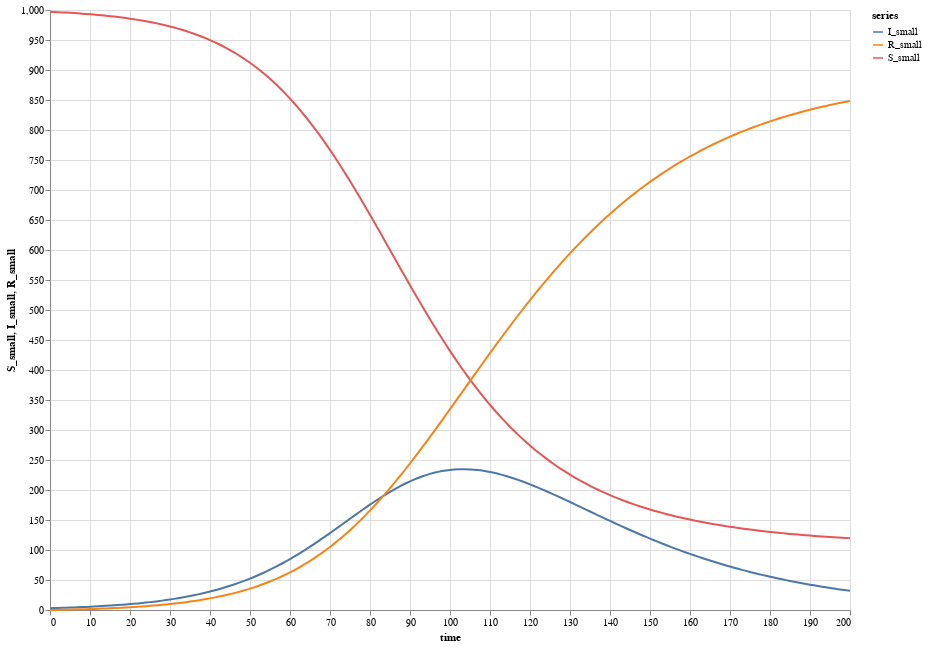

The notebook cell this image was saved under:
### Code cell
plot("", [S_small, I_small, R_small], time(points), "time")

### Figure 1 — Vega-Lite specification as saved in the notebook (floating-point values rounded to 4 significant figures; data arrays with more than 128 entries replaced by an {"elided": "..."} marker saying what was removed)
{"$schema": "https://vega.github.io/schema/vega-lite/v4.json", "data": {"values": {"elided": "603 records"}}, "description": "", "height": 600, "layer": [{"encoding": {"color": {"field": "series", "type": "nominal"}, "x": {"field": "time", "type": "quantitative"}, "y": {"field": "S_small", "type": "quantitative"}}, "mark": "line"}, {"encoding": {"color": {"field": "series", "type": "nominal"}, "x": {"field": "time", "type": "quantitative"}, "y": {"field": "I_small", "type": "quantitative"}}, "mark": "line"}, {"encoding": {"color": {"field": "series", "type": "nominal"}, "x": {"field": "time", "type": "quantitative"}, "y": {"field": "R_small", "type": "quantitative"}}, "mark": "line"}], "width": 800}
